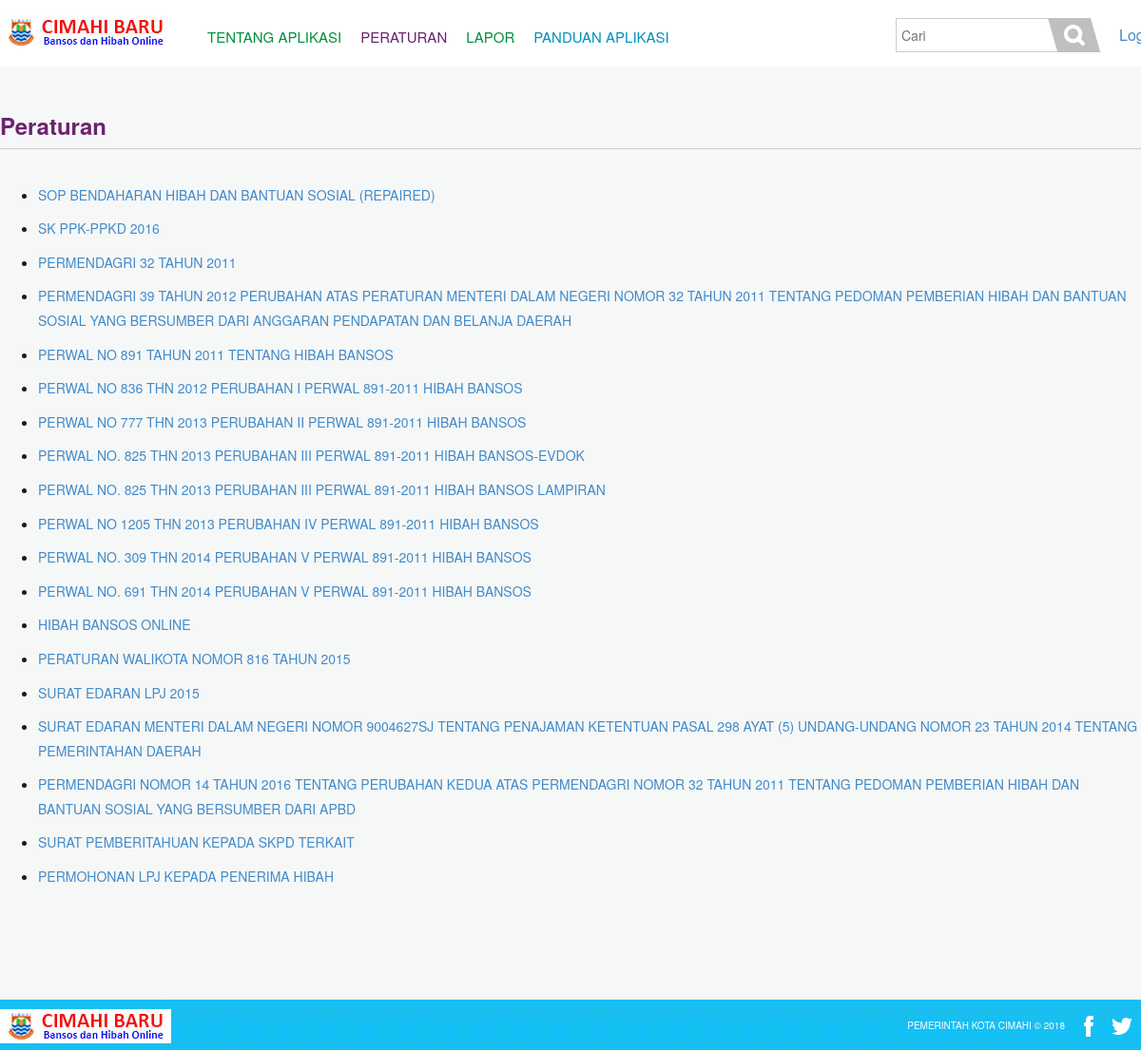
The app's page /peraturan with its own data.
### tables this page shows
CREATE TABLE IF NOT EXISTS `cms` (
  `page_id` varchar(25) NOT NULL,
  `sequence` int(10) unsigned NOT NULL,
  `title` varchar(250) DEFAULT NULL,
  `content` text NOT NULL,
  `type` enum('1','2','3') NOT NULL COMMENT '1:image, 2:text, 3:file',
  UNIQUE KEY `page_id` (`page_id`,`sequence`)
);

### application/controllers/main.php (called while the page is built, shortened)
<?php if(!defined('BASEPATH')) exit('No direct script access allowed');
class Main extends CI_Controller {
	function __construct()
	{
        $this->load->database();
		$this->load->helper(array('html', 'url'));
		$this->load->model('ifunction');
	}
	public function peraturan()
	{
			$this->load->view('template/meta');
			$this->load->view('template/header');
			$this->load->view('content/peraturan');
			$this->load->view('template/footer');
	}
}

### index.php (called while the page is built, shortened)
<?php
require_once BASEPATH.'core/CodeIgniter.php';

### application/views/content/peraturan.php (the view, shortened to what this page needs)
<div role="main" class="content-main" style="margin:120px 0 50px">
    <div class="about-page wrapper">
        <h1 class="page-title page-title-border">Peraturan</h1>
        <div class="col-wrapper clearfix">
            <ul class="list">
                <?php
                $Qlist = $this->db->query("SELECT title, content FROM cms WHERE page_id='peraturan' ORDER BY sequence ASC");
                foreach($Qlist->result_object() as $list){
                    echo '<li><a target="_blank" href="'.base_url('media/peraturan/'.$list->content).'">'.$list->title.'</a></li>';
                }
                ?>
            </ul>
        </div>
    </div>
</div>

### application/views/template/meta.php (shortened to what this page needs)
<!DOCTYPE html>
 <html class="no-js">
<head>
    <link rel="stylesheet" href="<?php echo base_url('static/css/main.css') ?>">
</head>
<body class="home">
<div id="page-container">

### application/views/template/header.php (shortened to what this page needs)
<header role="banner" class="header-main clearfix">
    <div class="wrapper">
        <a class="logo" href="<?php echo base_url() ?>">
            <img src="<?php echo base_url('static/img/logo.jpg') ?>" alt="" height="36" width="180">
        </a>
        <nav role="navigation" class="nav-main">
            <ul class="clearfix list-nostyle">
                <li>
                    <a class="link-green" href="<?php echo site_url('tentang') ?>">Tentang Aplikasi</a>
                </li>
                <?php
                if(isset($_SESSION['sabilulungan']['role'])){
                    if($_SESSION['sabilulungan']['role']==6) {echo '<li><a class="link-blue" href="'.site_url('proposal_user/0/0/0/0/'.$_SESSION['sabilulungan']['uid']).'">Proposal Saya</a></li><li><a class="link-purple" href="'.site_url('lpj').'">LPJ</a></li> ';
                        $user_id = $_SESSION['sabilulungan']['uid'];
                        $Qdetail = $this->db->query("SELECT id from proposal where user_id = '.$user_id.' and current_stat = 7"); $detail = $Qdetail->result_object();
                        $i = $Qdetail->num_rows();
                        if($i > 0){
                           echo '<li><a class="link-purple" href="'.site_url('hibah2/edit/'.$detail[0]->id).'">Daftar Proposal</a></li>';
                        }else{
                        }
                    }
                    elseif($_SESSION['sabilulungan']['role']==5) echo '<li><a class="link-blue" href="'.site_url('proposal').'">Proposal Hibah / Bansos</a></li><li><a class="link-purple" href="'.site_url('hibah').'">Daftar Lanjutan</a></li><li><a class="link-purple" href="'.site_url('report').'">Pengecekan Berkas</a></li> ';
                    elseif($_SESSION['sabilulungan']['role']==4) echo '<li><a class="link-blue" href="'.site_url('proposal').'">Proposal Hibah / Bansos</a></li><li><a class="link-purple" href="'.site_url('report2').'">Pemilihan SKPD dan Verifikasi</a></li> ';
                    elseif($_SESSION['sabilulungan']['role']==3) echo '<li><a class="link-blue" href="'.site_url('proposal').'">Proposal Hibah / Bansos</a></li><li><a class="link-purple" href="'.site_url('report').'">Pemberian Rekomendasi</a></li> ';
                    elseif($_SESSION['sabilulungan']['role']==2) echo '<li><a class="link-blue" href="'.site_url('proposal').'">Proposal Hibah / Bansos</a></li><li><a class="link-purple" href="'.site_url('report2').'">Verifikasi</a></li><li><a class="link-purple" href="'.site_url('tapd/generate').'">Rekapitulasi</a></li> ';
                    elseif($_SESSION['sabilulungan']['role']==1) echo '<li><a class="link-blue" href="'.site_url('proposal').'">Proposal Hibah / Bansos</a></li><li><a class="link-purple" href="'.site_url('report2').'">Pemeriksaan Proposal</a></li><li><a class="link-purple" href="'.site_url('tapd_walikota/generate').'">Cetak</a></li> ';
                    elseif($_SESSION['sabilulungan']['role']==7) echo '<li><a class="link-blue" href="'.site_url('proposal').'">Proposal Hibah / Bansos</a></li><li><a class="link-purple" href="'.site_url('hibah').'">Daftar Hibah</a></li><li><a class="link-purple" href="'.site_url('report').'">Pemeriksaan</a></li> ';
                    elseif($_SESSION['sabilulungan']['role']==8) echo '<li><a class="link-blue" href="'.site_url('proposal').'">Proposal Hibah / Bansos</a></li><li><a class="link-purple" href="'.site_url('input').'">Mendaftar Hibah Masuk</a></li> ';
                    elseif($_SESSION['sabilulungan']['role']==9) echo '<li><a class="link-blue" href="'.site_url('proposal').'">Proposal Hibah / Bansos</a></li><li><a class="link-purple" href="'.site_url('report').'">Koreksi</a></li><li><a class="link-purple" href="'.site_url('cms').'">Utility</a></li> ';
                }else echo '
                    <li>
                        <a class="link-purple" href="'.site_url('peraturan').'">Peraturan</a>
                    </li>
                    <li>
                        <a class="link-green" href="'.site_url('lapor').'">Lapor</a>
                    </li>
                    <li>
                        <a class="link-blue" href="'.site_url('panduan').'">Panduan Aplikasi</a>
                    </li>
                    ';
                ?>
            </ul>
        </nav>
        <div class="nav-user list-nostyle clearfix">
            <form class="form-search-header" action="<?php echo site_url('proposal') ?>" method="post">
                <input type="text" name="keyword" placeholder="Cari">
                <button name="search" class="btn-search btn-ir" style="border:none" type="submit">Search</button>
            </form>
            <?php
            if(isset($_SESSION['sabilulungan']['role'])){
                echo '<a class="logo-bandung" href="'.site_url('logout/'.$_SESSION['sabilulungan']['uid']).'" onclick="return confirm(\'Apakah Anda Yakin Akan Keluar ?\');" alt="Sign Out">
                    Logout
                </a>';
            }else{
                echo '<a class="logo-bandung" href="'.site_url('login').'"  alt="Sign In">
                    Login
                </a>';
            }
            ?>
        </div>
    </div>
</header>

### application/views/template/footer.php (shortened to what this page needs)
<footer role="contentinfo" class="footer-main">
    <div class="wrapper clearfix">
        <a class="logo-footer" href="<?php echo base_url() ?>">
            <img src="<?php echo base_url('static/img/logo.jpg') ?>" alt="">
        </a>
        <ul class="social-links list-nostyle clearfix">
            <li>
                <a class="btn-facebook btn-ir" href="#">Facebook</a>
            </li>
            <li>
                <a class="btn-twitter btn-ir" href="#">Twitter</a>
            </li>
        </ul>
        <p class="copyright">Pemerintah Kota Cimahi © 2018</p>
    </div>
</footer>
</body>
</html>

### static/css/main.css (style rules this page uses)
article, aside, details, figcaption, figure, footer, header, hgroup, main, nav, section, summary { display: block; }
html { font-size: 100%; -ms-text-size-adjust: 100%; -webkit-text-size-adjust: 100%; }
html, button, input, select, textarea { font-family: sans-serif; }
body { margin: 0; }
h1 { font-size: 2em; margin: 0.67em 0; }
p, pre { margin: 1em 0; }
dl, menu, ol, ul { margin: 1em 0; }
menu, ol, ul { padding: 0 0 0 40px; }
nav ul, nav ol { list-style: none; list-style-image: none; }
img { border: 0; -ms-interpolation-mode: bicubic; }
form { margin: 0; }
button, input, select, textarea { font-size: 100%; margin: 0; vertical-align: baseline; *vertical-align: middle; }
button, input { line-height: normal; }
button, select { text-transform: none; }
button, html input[type="button"], input[type="reset"], input[type="submit"] { -webkit-appearance: button; cursor: pointer; *overflow: visible; }
html, button, input, select, textarea { color: black; }
img { max-width: 100%; vertical-align: middle; }
.list-nostyle { list-style: none; margin: 0; padding: 0; }
.clearfix { *zoom: 1; }
.clearfix:before, .clearfix:after { content: ''; display: table; }
.clearfix:after { clear: both; }
.btn-ir { display: block; text-indent: -999em; }
* { -webkit-box-sizing: border-box; -moz-box-sizing: border-box; box-sizing: border-box; }
html { font-size: 16px; }
body { background: #f6f7f7; color: #1a1a1a; font-family: "helvetica neue", "helvetica", sans-serif; line-height: 1.6em; }
h1, h2, h3, h4 { margin: 0 0 10px; }
p { font-size: 14px; line-height: 1.5; }
a { color: #428bca; text-decoration: none; cursor: pointer; }
label, input, button, select, textarea { font-family: "helvetica neue", "helvetica", sans-serif; }
.header-main { background: white; height: 70px; width: 100%; }
.home .header-main { background: white; left: 0; top: 0; height: 70px; position: fixed; width: 100%; z-index: 10; }
.logo { display: block; float: left; margin-top: 16px; height: 36px; width: 180px; }
.nav-main { float: left; margin-left: 38px; }
.nav-main li { float: left; margin-left: 20px; }
.nav-main li:first-child { margin-left: 0; }
.nav-main a { border-top: 4px solid white; display: block; font-size: 15px; height: 70px; line-height: 70px; text-transform: uppercase; }
.nav-main .link-green { color: #00923f; }
.nav-main .link-blue { color: #0093bb; }
.nav-main .link-purple { color: #6d236f; }
.nav-user { float: right; padding-top: 16px; }
.nav-user .form-search-header { float: left; margin: 3px 20px 0 0; }
.nav-user .form-search-header input[type="text"] { border: 1px solid #cccccc; border-right: 0; float: left; font-size: 14px; height: 36px; margin-right: -10px; padding: 5px 30px 5px 5px; width: 170px; }
.nav-user .form-search-header .btn-search { background: url(../img/btn-search.png) no-repeat; float: left; height: 36px; width: 55px; }
.nav-user .logo-bandung { float: right; height: 25px; margin-top: 8px; width: 23px; }
.wrapper { margin: 0 auto; width: 1200px; }
.content-main { margin: 50px 0; min-height: 600px; }
.page-title { color: #6d236f; font-size: 24px; margin-bottom: 20px; }
.page-title-border { border-bottom: 1px solid #cccccc; padding-bottom: 10px; }
.about-page li { font-size: 14px; margin-bottom: 10px; }
.about-page .col-wrapper { margin-bottom: 50px; }
.footer-main { background: url(../img/bg-footer-pattern.gif); height: 53px; margin-top: 100px; position: relative; }
.footer-main .wrapper { position: relative; }
.logo-footer { float: left; margin-top: 10px; width: 183px; }
.copyright { color: white; float: right; font-size: 10px; margin: 20px 10px 0 0; text-transform: uppercase; }
.social-links { float: right; padding-top: 16px; }
.social-links li { float: left; }
.social-links .btn-ir { margin: 0 10px; }
.social-links .btn-facebook { background: url(../img/ico-facebook.png) no-repeat; height: 23px; width: 10px; }
.social-links .btn-twitter { background: url(../img/ico-twitter.png) no-repeat; height: 23px; width: 20px; }

### application/views/content/peraturan.php (style rules this page uses)
.list li { text-transform: uppercase; }

### records on screen
cms: title "SOP BENDAHARAN HIBAH DAN BANTUAN SOSIAL (REPAIRED)"
cms: title "SK PPK-PPKD 2016"
cms: title "PERMENDAGRI 32 TAHUN 2011"
cms: title "PERMENDAGRI 39 TAHUN 2012 PERUBAHAN ATAS PERATURAN MENTERI DALAM NEGERI NOMOR 32 TAHUN 2011 TENTANG PEDOMAN PEMBERIAN HIBAH DAN BANTUAN SOSIAL YANG BERSUMBER DARI ANGGARAN PENDAPATAN DAN BELANJA DAERAH"
cms: title "PERWAL NO 891 TAHUN 2011 TENTANG HIBAH BANSOS"
cms: title "PERWAL NO 836 THN 2012 PERUBAHAN I PERWAL 891-2011 HIBAH BANSOS"
cms: title "PERWAL NO 777 THN 2013 PERUBAHAN II PERWAL 891-2011 HIBAH BANSOS"
cms: title "PERWAL NO. 825 THN 2013 PERUBAHAN III PERWAL 891-2011 HIBAH BANSOS-EVDOK"
cms: title "PERWAL NO. 825 THN 2013 PERUBAHAN III PERWAL 891-2011 HIBAH BANSOS LAMPIRAN"
cms: title "PERWAL NO 1205 THN 2013 PERUBAHAN IV PERWAL 891-2011 HIBAH BANSOS"
cms: title "PERWAL NO. 309 THN 2014 PERUBAHAN V PERWAL 891-2011 HIBAH BANSOS"
cms: title "PERWAL NO. 691 THN 2014 PERUBAHAN V PERWAL 891-2011 HIBAH BANSOS"
cms: title "HIBAH BANSOS ONLINE"
cms: title "PERATURAN WALIKOTA NOMOR 816 TAHUN 2015"
cms: title "SURAT EDARAN LPJ 2015"
cms: title "SURAT EDARAN MENTERI DALAM NEGERI NOMOR 9004627SJ TENTANG PENAJAMAN KETENTUAN PASAL 298 AYAT (5) UNDANG-UNDANG NOMOR 23 TAHUN 2014 TENTANG PEMERINTAHAN DAERAH"
cms: title "PERMENDAGRI NOMOR 14 TAHUN 2016 TENTANG PERUBAHAN KEDUA ATAS PERMENDAGRI NOMOR 32 TAHUN 2011 TENTANG PEDOMAN PEMBERIAN HIBAH DAN BANTUAN SOSIAL YANG BERSUMBER DARI APBD"
cms: title "SURAT PEMBERITAHUAN KEPADA SKPD TERKAIT"
cms: title "PERMOHONAN LPJ KEPADA PENERIMA HIBAH"
